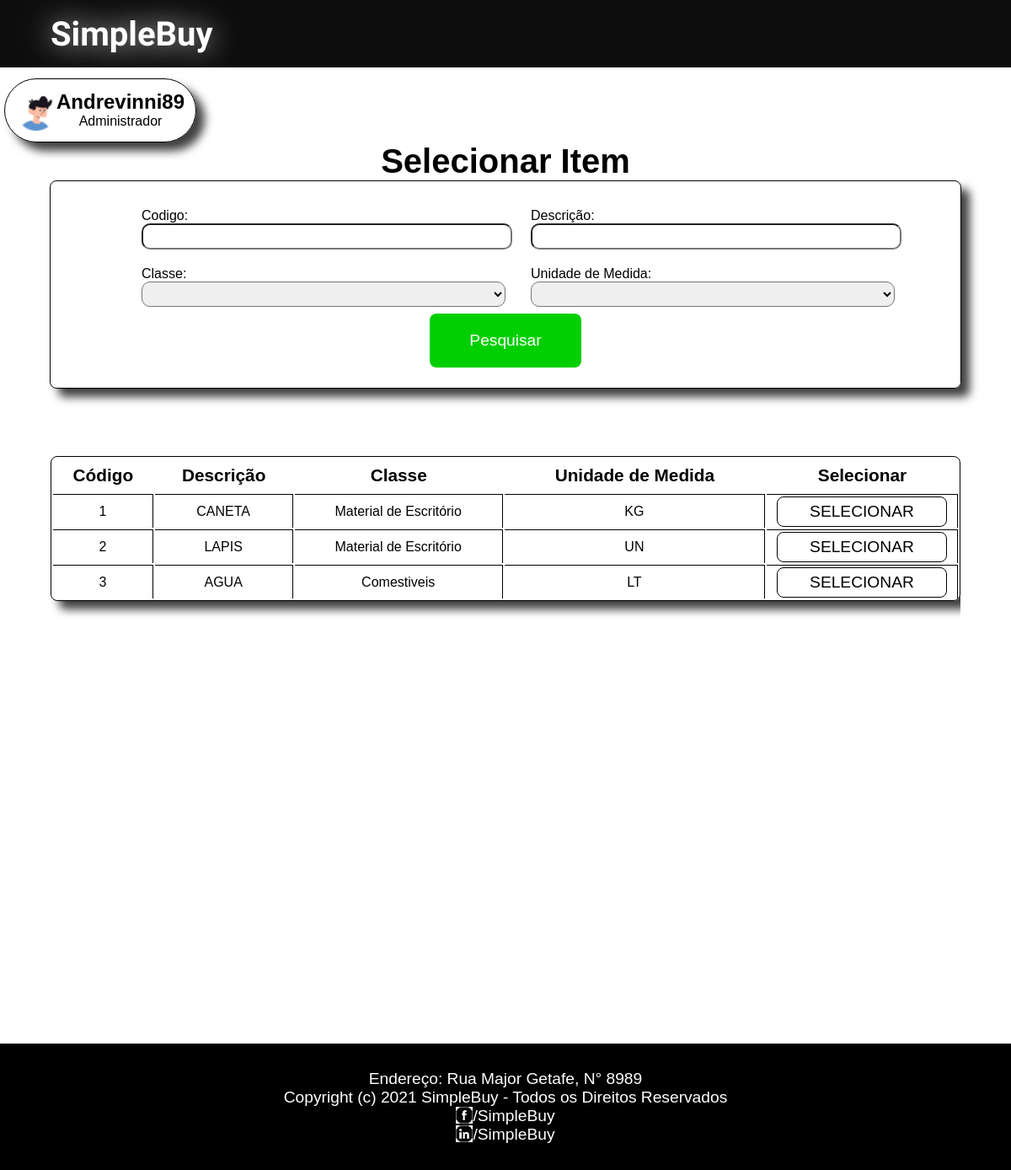
Page /inicio-comprador/Andrevinni89/gerar-pedido/selecionar-item on the earlier database version.
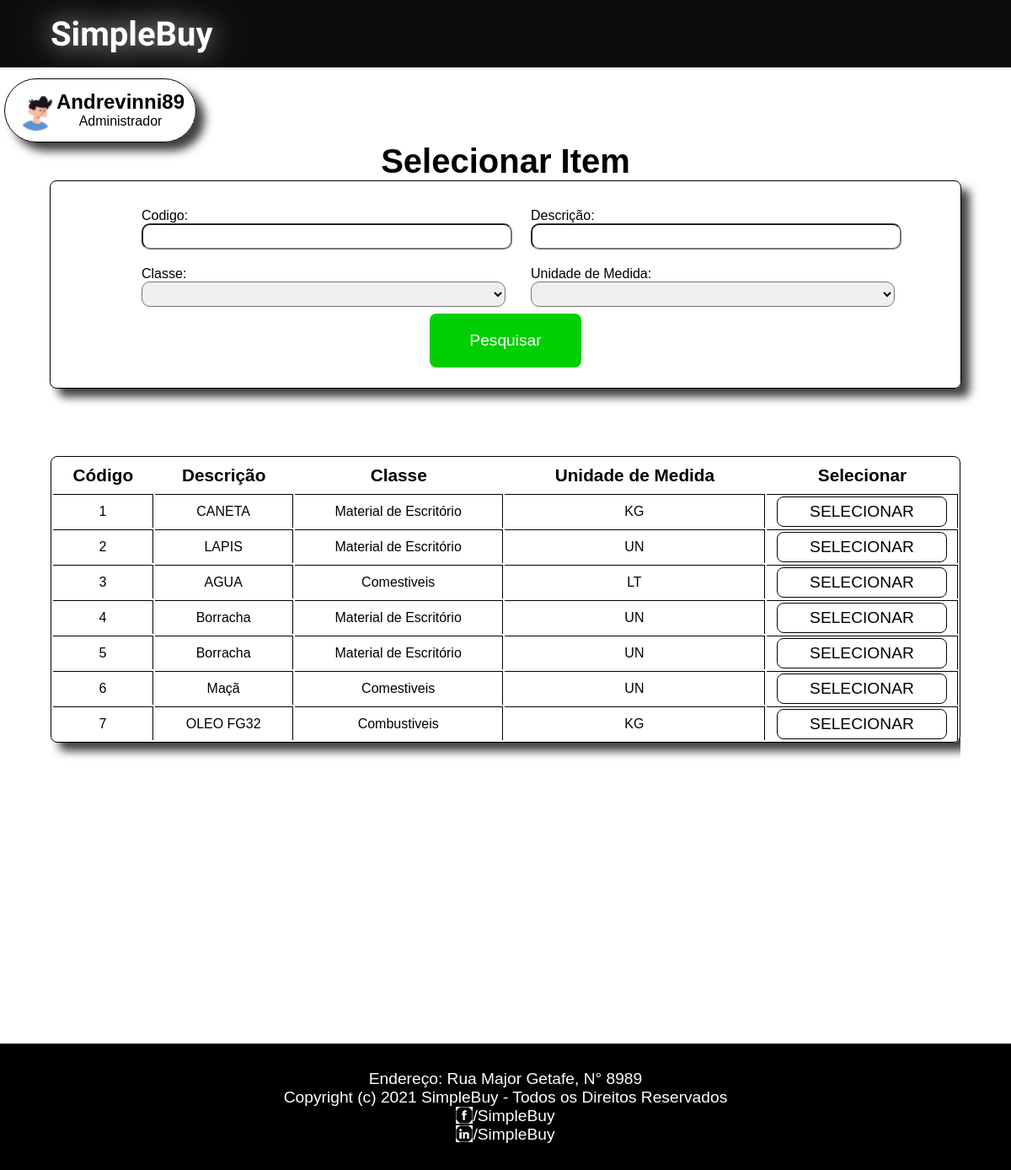
Same page on the later database version.
### SimpleBuy/models.py (models this page shows, shortened)
class Item(models.Model):
    descricao = models.CharField(unique=True, max_length=200)
    unidadeMedida = models.CharField(max_length=200)
    classe = models.ForeignKey(Classe, on_delete=models.CASCADE)

class Classe(models.Model):
    nome = models.CharField(unique=True, max_length=200)

### SimpleBuy/views.py (the view)
# urls.py: path('inicio-comprador/<str:nomeUsuario>/gerar-pedido/selecionar-item', views.selecionar_item, name='selecionar-item'),
def selecionar_item(request, nomeUsuario, fornecedor_id=0, num_nf=0):
    dao = GenericDao()
    daoItem = DaoItem()
    try:
        comprador = dao.get_by_username(Comprador, nomeUsuario)
        user = comprador
    except:
        comprador = False
        administrador = dao.get_by_username(Administrador, nomeUsuario)
        user = administrador
    classes = dao.selectAll(Classe)
    try:
        codigo = request.POST.get('codigo')
        descricao = request.POST.get('descricao')
        classe_id = request.POST.get('classe')
        unidade_medida = request.POST.get('unidade-medida')
        try:
            classe = dao.get(Classe, classe_id)
        except:
            classe = ""
        itens = daoItem.filter(Item, id=codigo, desc=descricao, classe=classe, unidade_medida=unidade_medida)
        context = {
            "user": user,
            "itens": itens,
            "classes": classes
        }
        return render(request, 'SimpleBuy/selecionar-item.html', context)
    except:
        itens = dao.selectAll(Item)
        context = {
            "user": user,
            "itens": itens,
            "classes": classes
        }
        return render(request, 'SimpleBuy/selecionar-item.html', context)

### SimpleBuy/dao/DaoItem.py (called while the page is built)
    def filter(self, Model, id="", desc="", classe="", unidade_medida=""):
        try:
            models = Model.objects.all()
            if id != "":
                models = models.filter(id=id)
            if desc != "":
                models = models.filter(descricao__contains=desc)
            if classe != "":
                models = models.filter(classe=classe)
            if unidade_medida != "":
                models = models.filter(unidadeMedida=unidade_medida)
        except:
            raise
        return models

### SimpleBuy/dao/GenericDao.py (called while the page is built)
    def selectAll(self, Model):
        list = []
        for i in Model.objects.all():
            list.append(i)
        return list

    def get(self, Model, id):
        try:
            model = Model.objects.get(id=id)
        except:
            raise
        return model

    def get_by_username(self, Model, username):
        try:
            model = Model.objects.get(nomeUsuario=username)
        except:
            raise
        return model

### SimpleBuy/templates/SimpleBuy/selecionar-item.html (shortened to what this page needs)
{% load static %}
<!DOCTYPE html>
<html lang="pt-br">
<head>
    <link rel="stylesheet" href="{% static 'style/inicio.css' %}">
    <link rel="stylesheet" href="{% static 'style/selecionar-item.css' %}">
</head>
<body>
    <div class="box">
    <header>
        <div class="container-header">
            <h1 class="tittle-header"><a id="logo" href="/index">SimpleBuy</a></h1>
        </div>
    </header>
        <div class="content-historico">
        {% if user.plano > 0 %}
            <a href="/inicio-administrador/{{user.nomeUsuario}}/" class="profile-link">
                <div class="profile">
                    <img src="{% static 'img/user-image.png' %}" alt="">
                    <div class="img-name">
                        <h2>{{user.nomeUsuario}}</h2>
                        <span>Administrador</span>
                    </div>
                </div>
            </a>
        {% endif %}
            <h1>Selecionar Item</h1>
            <form class="filter-container" method="post" action="selecionar-item">
                <div class="container-form">
                    <div class="input-container">
                        <span>Codigo:</span>
                        <input type="text" name="codigo">
                    </div>
                    <div class="input-container">
                        <span>Descrição: </span>
                        <input type="text" name="descricao">
                    </div>
                    <div class="input-container">
                        <span>Classe:</span>
                        <select name="classe">
                            <option value=""></option>
                            {% for classe in classes %}
                                <option value={{classe.id}}>{{classe.nome}}</option>
                            {% endfor %}
                        </select>
                    </div>
                    <div class="input-container" >
                        <span>Unidade de Medida:</span>
                            <select name="unidade-medida">
                                <option value=""></option>
                                <option value="UN">UN</option>
                            </select>
                    </div>
                </div>
                <button type="submit" class="green-button">Pesquisar</button>
            </form>
           <div class="scroll-container">
                <table >
                    <tr>
                        <th>Código</th>
                        <th>Descrição</th>
                        <th>Classe</th>
                        <th>Unidade de Medida</th>
                        <th>Selecionar</th>
                    </tr>
                    {% for item in itens %}
                        <tr>
                            <td>{{item.id}}</td>
                            <td >{{item.descricao}}</td>
                            <td >{{item.classe.nome}}</td>
                            <td >{{item.unidadeMedida}}</td>
                            <td><a href={{item.id}}><button class="generic-button" name={{item.id}}>SELECIONAR</button></a></td>
                        </tr>
                    {% endfor %}
                </table>
        </div>
        </div>
    <footer>
        <p>Endereço: Rua Major Getafe, N° 8989</p>
        <p>Copyright (c) 2021 SimpleBuy - Todos os Direitos Reservados</p>
        <div class="rede">
            <img src="{% static 'img/icone-facebook.png' %}" alt="">
            <p><a href="https://facebook/SimpleBuy">/SimpleBuy</a></p>
        </div>
        <div class="rede">
            <img src="{% static 'img/icone-linkedin.png' %}" alt="">
            <p><a href="https://linkedin/SimpleBuy">/SimpleBuy</a></p>
        </div>
    </footer>
</div>
</body>
</html>

Differences in the rows shown:
added Item: id "4", descricao "Borracha", classe.nome "Material de Escritório", unidadeMedida "UN"
added Item: id "5", descricao "Borracha", classe.nome "Material de Escritório", unidadeMedida "UN"
added Item: id "6", descricao "Maçã", classe.nome "Comestiveis", unidadeMedida "UN"
added Item: id "7", descricao "OLEO FG32", classe.nome "Combustiveis", unidadeMedida "KG"
